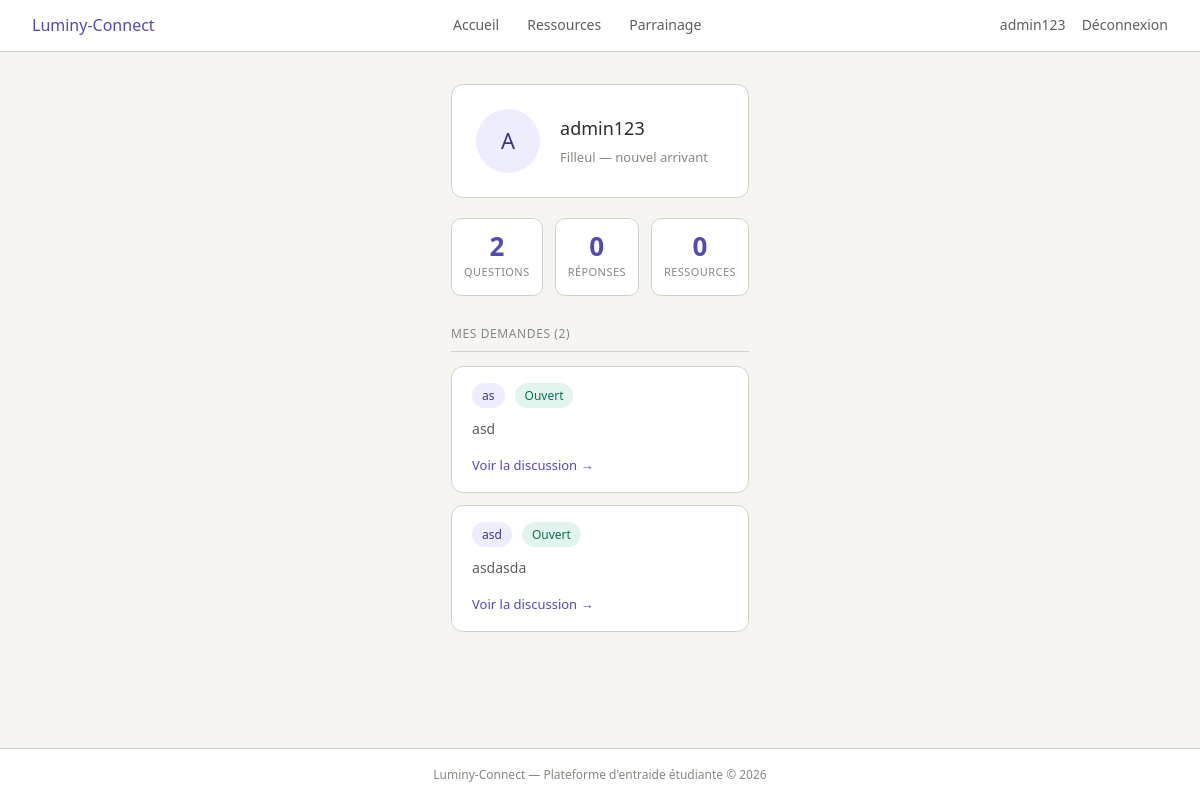
The app's page /profil (signed in) with its own data.
### tables this page shows
CREATE TABLE utilisateur (
            id INTEGER PRIMARY KEY AUTOINCREMENT,
            nom_utilisateur TEXT UNIQUE NOT NULL,
            mot_de_passe TEXT NOT NULL,
            est_parrain INTEGER NOT NULL
        );

CREATE TABLE demande_aide (
            id INTEGER PRIMARY KEY AUTOINCREMENT,
            auteur_id INTEGER NOT NULL,
            matiere TEXT NOT NULL,
            description TEXT NOT NULL,
            statut TEXT DEFAULT 'ouverte',
            FOREIGN KEY (auteur_id) REFERENCES utilisateur(id)
        );

### app.py (the view)
@app.route('/profil')
@login_required
def profil():
    user     = get_utilisateur(session['user_id'])
    stats    = get_stats_utilisateur(session['user_id'])
    demandes = obtenir_demandes_de(session['user_id'])
    return render_template('profil.html', user=user, stats=stats, demandes=demandes)

### data_model.py (called while the page is built)
def login_required(f):
    @wraps(f)
    def decorated_function(*args, **kwargs):
        if "user_id" not in session:
            return redirect(url_for('connexion'))
        return f(*args, **kwargs)
    return decorated_function

def db_fetch(query, args=(), fetch_all=False, db_name=DBFILENAME):
    with sqlite3.connect(db_name) as conn:
        conn.row_factory = sqlite3.Row
        cur = conn.execute(query, args)
        if fetch_all:
            res = cur.fetchall()
            return [dict(e) for e in res] if res else []
        else:
            res = cur.fetchone()
            return dict(res) if res else None

def get_utilisateur(user_id):
    query = "SELECT id, nom_utilisateur, est_parrain FROM utilisateur WHERE id = ?"
    return db_fetch(query, (user_id,))

def get_stats_utilisateur(user_id):
    demandes   = db_fetch("SELECT COUNT(*) AS c FROM demande_aide WHERE auteur_id = ?", (user_id,))
    reponses   = db_fetch("SELECT COUNT(*) AS c FROM reponse      WHERE auteur_id = ?", (user_id,))
    ressources = db_fetch("SELECT COUNT(*) AS c FROM ressource     WHERE auteur_id = ?", (user_id,))
    return {
        'demandes':   demandes['c']   if demandes   else 0,
        'reponses':   reponses['c']   if reponses   else 0,
        'ressources': ressources['c'] if ressources else 0,
    }

def obtenir_demandes_de(user_id):
    query = """
        SELECT id, matiere, description, statut
        FROM demande_aide
        WHERE auteur_id = ?
        ORDER BY id DESC
    """
    return db_fetch(query, (user_id,), fetch_all=True)

### templates/profil.html
{% include 'en_tete.html' %}
<main>
  <div class="carte-profil">
    <div class="avatar lg">{{ user.nom_utilisateur[0]|upper }}</div>
    <div class="profil-info">
      <h2>{{ user.nom_utilisateur }}</h2>
      <p class="role">
        {% if user.est_parrain %}Parrain — étudiant expérimenté{% else %}Filleul — nouvel arrivant{% endif %}
      </p>
    </div>
  </div>
  <div class="stats-row">
    <div class="stat-box">
      <div class="val">{{ stats.demandes }}</div>
      <div class="label">Questions</div>
    </div>
    <div class="stat-box">
      <div class="val">{{ stats.reponses }}</div>
      <div class="label">Réponses</div>
    </div>
    <div class="stat-box">
      <div class="val">{{ stats.ressources }}</div>
      <div class="label">Ressources</div>
    </div>
  </div>
  <div class="divider">Mes demandes ({{ demandes|length }})</div>
  {% for d in demandes %}
  <div class="carte-demande">
    <div class="carte-entete">
      <span class="matiere">{{ d.matiere }}</span>
      {% if d.statut == 'ouverte' %}
        <span class="statut-ouverte">Ouvert</span>
      {% else %}
        <span class="statut-close">Résolu</span>
      {% endif %}
    </div>
    <p>{{ d.description }}</p>
    <a href="/demande/{{ d.id }}">Voir la discussion →</a>
  </div>
  {% else %}
  <p class="vide">Vous n'avez posé aucune question pour l'instant.</p>
  {% endfor %}
</main>
{% include 'pied_de_page.html' %}

### templates/en_tete.html (shortened to what this page needs)
<!DOCTYPE html>
<html lang="fr">
<head>
  <link rel="stylesheet" href="{{ url_for('static', filename='style.css') }}">
</head>
<body>
<nav>
  <a href="/" class="brand">Luminy-Connect</a>
  {% if session.get('user_id') %}
    <a href="/">Accueil</a>
    <a href="/ressources">Ressources</a>
    <a href="/mon-parrainage">Parrainage</a>
    <span class="nav-user">
      <a href="/profil">{{ session.get('nom') }}</a>
      <a href="/deconnexion">Déconnexion</a>
    </span>
  {% else %}
    <span class="nav-user"><a href="/connexion">Connexion</a></span>
  {% endif %}
</nav>

### static/style.css (style rules this page uses)
:root { --violet: #534AB7; --violet-clair: #EEEDFE; --violet-texte: #3C3489; --teal: #0F6E56; --teal-clair: #E1F5EE; --gris-bg: #f5f4f0; --gris-carte: #F1EFE8; --gris-bord: #d3d1c7; --gris-texte: #5F5E5A; --gris-doux: #888780; --noir: #2C2C2A; --blanc: #ffffff; --rouge-clair: #FCEBEB; --rouge: #A32D2D; --vert-clair: #EAF3DE; --vert: #3B6D11; }
*, *::before, *::after { box-sizing: border-box; margin: 0; padding: 0; }
body { font-family: system-ui, sans-serif; font-size: 15px; line-height: 1.6; color: var(--noir); background: var(--gris-bg); min-height: 100vh; display: flex; flex-direction: column; }
a { color: var(--violet); text-decoration: none; }
h2 { font-size: 18px; font-weight: 500; margin-bottom: 0.75rem; }
nav { background: var(--blanc); border-bottom: 0.5px solid var(--gris-bord); padding: 0 32px; height: 52px; display: flex; align-items: center; gap: 28px; position: sticky; top: 0; z-index: 10; }
nav .brand { font-weight: 500; font-size: 16px; color: var(--violet); margin-right: auto; text-decoration: none; }
nav a { font-size: 14px; color: var(--gris-texte); text-decoration: none; }
nav .nav-user { font-size: 13px; color: var(--gris-doux); margin-left: auto; display: flex; align-items: center; gap: 16px; }
main { max-width: 900px; margin: 0 auto; padding: 32px 24px; flex: 1; }
.carte-demande { background: var(--blanc); border: 0.5px solid var(--gris-bord); border-radius: 12px; padding: 16px 20px; margin-bottom: 12px; transition: border-color 0.15s; }
.carte-entete { display: flex; align-items: center; gap: 10px; margin-bottom: 10px; flex-wrap: wrap; }
.carte-demande p { font-size: 14px; color: var(--gris-texte); margin-bottom: 12px; line-height: 1.55; }
.carte-demande a { font-size: 13px; font-weight: 500; color: var(--violet); }
.matiere { font-size: 12px; font-weight: 500; padding: 3px 10px; border-radius: 20px; background: var(--violet-clair); color: var(--violet-texte); }
.statut-ouverte { font-size: 12px; font-weight: 500; padding: 3px 10px; border-radius: 20px; background: var(--teal-clair); color: var(--teal); }
.divider { font-size: 12px; color: var(--gris-doux); text-transform: uppercase; letter-spacing: 0.05em; margin: 28px 0 14px; padding-bottom: 8px; border-bottom: 0.5px solid var(--gris-bord); }
.avatar { width: 48px; height: 48px; border-radius: 50%; background: var(--violet-clair); color: var(--violet-texte); font-size: 16px; font-weight: 500; display: flex; align-items: center; justify-content: center; flex-shrink: 0; text-transform: uppercase; }
.avatar.lg { width: 64px; height: 64px; font-size: 22px; }
.carte-profil { background: var(--blanc); border: 0.5px solid var(--gris-bord); border-radius: 12px; padding: 24px; margin-bottom: 20px; display: flex; align-items: center; gap: 20px; }
.carte-profil .profil-info h2 { margin-bottom: 4px; }
.carte-profil .profil-info .role { font-size: 13px; color: var(--gris-doux); }
.stats-row { display: flex; gap: 12px; margin-bottom: 20px; }
.stat-box { flex: 1; background: var(--blanc); border: 0.5px solid var(--gris-bord); border-radius: 10px; padding: 14px 12px; text-align: center; }
.stat-box .val { font-size: 26px; font-weight: 600; color: var(--violet); line-height: 1; }
.stat-box .label { font-size: 11px; color: var(--gris-doux); margin-top: 4px; text-transform: uppercase; letter-spacing: 0.04em; }

### records on screen
utilisateur: get "admin123", nom_utilisateur "A", nom_utilisateur "admin123"
demande_aide: matiere "as", statut "Ouvert", description "asd"
demande_aide: matiere "asd", statut "Ouvert", description "asdasda"

### other values on screen
{{ stats.demandes }} "2"
{{ stats.reponses }} "0"
{{ stats.ressources }} "0"
{{ demandes|length }} "2"
